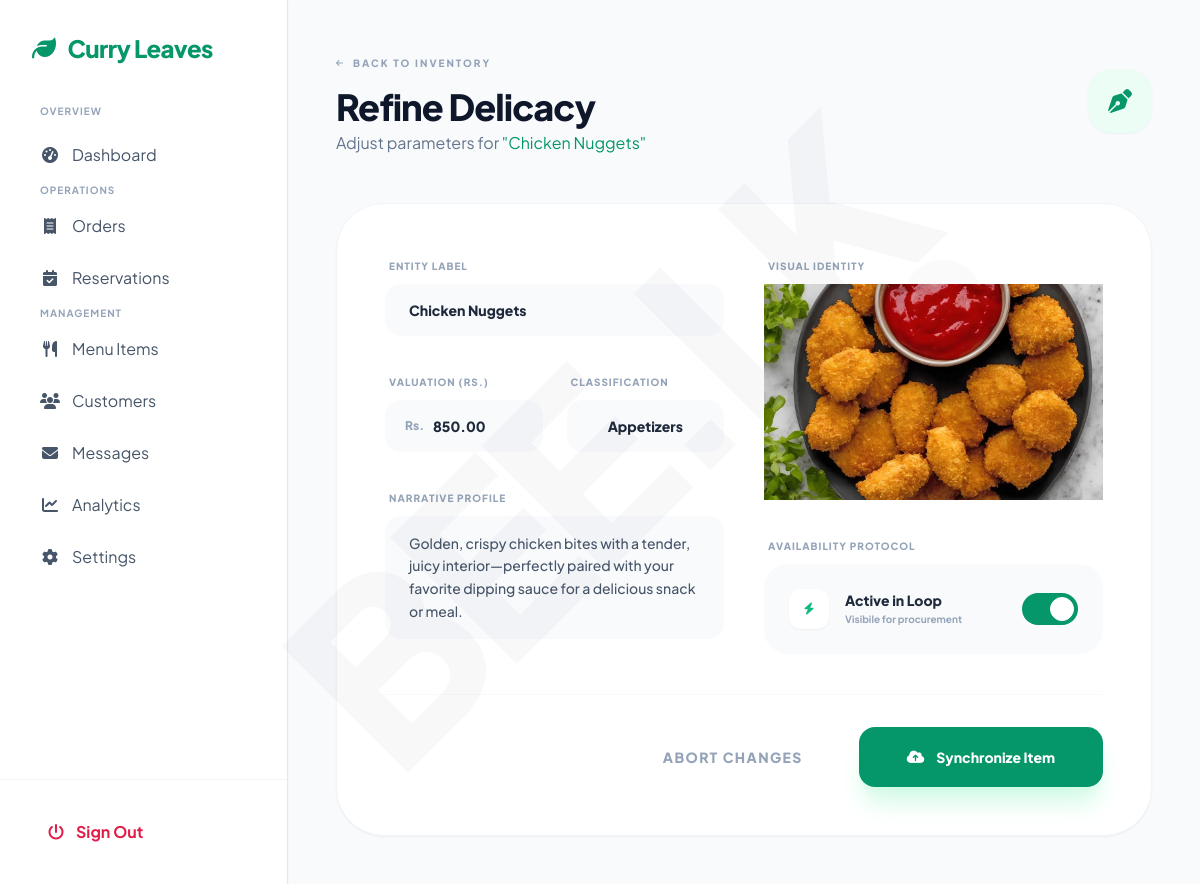
/edit_menu.php?id=8 (signed in), run on the app's committed database.
### tables this page shows
CREATE TABLE `menu_items` (
  `item_id` int(11) NOT NULL,
  `name` varchar(100) NOT NULL,
  `price` decimal(10,2) NOT NULL,
  `category` varchar(50) DEFAULT NULL,
  `image_path` varchar(255) DEFAULT NULL,
  `description` text DEFAULT NULL,
  `is_available` tinyint(1) DEFAULT 1,
  `created_at` timestamp NULL DEFAULT current_timestamp()
);

### edit_menu.php (the view, shortened to what this page needs)
<?php
require 'db.php';
$item_id = intval($_GET['id']);
$sql = "SELECT * FROM menu_items WHERE item_id = ?";
$stmt = $conn->prepare($sql);
$stmt->bind_param("i", $item_id);
$stmt->execute();
$result = $stmt->get_result();
$menu_item = $result->fetch_assoc();
$name = $menu_item['name'];
$description = $menu_item['description'];
$price = $menu_item['price'];
$category = $menu_item['category'];
$image_path = $menu_item['image_path'];
$available_categories = ['Appetizers', 'Main Course', 'Desserts', 'Drinks', 'Salads', 'Specials', 'Soups', 'Breakfast', 'Sides'];
include 'includes/head.php';
?>
<?php include 'includes/sidebar.php'; ?>
<main class="flex-1 lg:ml-72 p-4 md:p-8 lg:p-12 transition-all duration-300 min-w-0">
    <div class="max-w-4xl mx-auto fade-in">
        <div class="flex flex-col md:flex-row items-start md:items-center justify-between mb-8 md:mb-12 gap-6">
            <div>
                <a href="view_menu.php" class="inline-flex items-center gap-2 text-[10px] font-black uppercase tracking-[0.2em] text-slate-400 hover:text-emerald-600 transition-colors mb-4">
                    <i class="fas fa-arrow-left text-[8px]"></i> Back to Inventory
                </a>
                <h1 class="text-3xl md:text-4xl font-extrabold text-slate-900 tracking-tight">Refine Delicacy</h1>
                <p class="text-slate-500 mt-1">Adjust parameters for <span class="text-emerald-600">"<?= htmlspecialchars($name) ?>"</span></p>
            </div>
            <div class="h-16 w-16 rounded-3xl bg-emerald-50 text-emerald-600 flex items-center justify-center text-2xl shadow-sm">
                <i class="fas fa-pen-nib"></i>
            </div>
        </div>
        <div class="bg-white rounded-[3rem] p-8 md:p-12 shadow-sm border border-slate-100 relative overflow-hidden">
            <div class="absolute top-0 right-0 p-12 opacity-[0.02] pointer-events-none">
            </div>
            <form method="POST" enctype="multipart/form-data" class="space-y-10 relative z-10">
                <div class="grid grid-cols-1 md:grid-cols-2 gap-10">
                    <div class="space-y-8">
                        <div class="space-y-2">
                            <label class="text-[10px] font-black uppercase text-slate-400 tracking-widest ml-1">Entity Label</label>
                            <input type="text" name="name" value="<?= htmlspecialchars($name) ?>" required class="w-full bg-slate-50 border-none rounded-2xl px-6 py-4 text-sm font-black text-slate-800 outline-none focus:ring-2 focus:ring-emerald-500 transition-all">
                        </div>
                        <div class="grid grid-cols-2 gap-6">
                            <div class="space-y-2">
                                <label class="text-[10px] font-black uppercase text-slate-400 tracking-widest ml-1">Valuation (Rs.)</label>
                                <div class="relative">
                                    <span class="absolute left-5 top-1/2 -translate-y-1/2 text-slate-400 font-black text-xs">Rs.</span>
                                    <input type="number" name="price" value="<?= htmlspecialchars($price) ?>" step="0.01" required class="w-full bg-slate-50 border-none rounded-2xl pl-12 pr-6 py-4 text-sm font-black text-slate-800 outline-none focus:ring-2 focus:ring-emerald-500 transition-all">
                                </div>
                            </div>
                            <div class="space-y-2">
                                <label class="text-[10px] font-black uppercase text-slate-400 tracking-widest ml-1">Classification</label>
                                <select name="category" required class="w-full bg-slate-50 border-none rounded-2xl px-6 py-4 text-sm font-black text-slate-800 outline-none focus:ring-2 focus:ring-emerald-500 transition-all appearance-none text-center">
                                    <?php foreach ($available_categories as $cat): ?>
                                        <option value="<?= htmlspecialchars($cat) ?>" <?= ($category === $cat) ? 'selected' : '' ?>>
                                            <?= htmlspecialchars($cat) ?>
                                        </option>
                                    <?php endforeach; ?>
                                </select>
                            </div>
                        </div>
                        <div class="space-y-2">
                            <label class="text-[10px] font-black uppercase text-slate-400 tracking-widest ml-1">Narrative Profile</label>
                            <textarea name="description" rows="4" class="w-full bg-slate-50 border-none rounded-2xl px-6 py-4 text-sm font-medium text-slate-600 outline-none focus:ring-2 focus:ring-emerald-500 transition-all resize-none leading-relaxed"><?= htmlspecialchars($description) ?></textarea>
                        </div>
                    </div>
                    <div class="space-y-8">
                        <div class="space-y-2">
                            <label class="text-[10px] font-black uppercase text-slate-400 tracking-widest ml-1">Visual Identity</label>
                            <div class="relative group h-[216px]">
                                <div id="dropZone" class="w-full h-full bg-slate-50 border-2 border-dashed border-slate-200 rounded-3xl flex flex-col items-center justify-center text-slate-400 group-hover:bg-emerald-50 group-hover:border-emerald-200 transition-all p-8 text-center overflow-hidden">
                                     <?php if(!empty($image_path)): ?>
                                        <div id="previewContainer" class="absolute inset-0">
                                            <img id="imagePreview" src="<?= htmlspecialchars($image_path) ?>" class="w-full h-full object-cover">
                                        </div>
                                     <?php endif; ?>
                                </div>
                            </div>
                        </div>
                        <div class="space-y-2">
                            <label class="text-[10px] font-black uppercase text-slate-400 tracking-widest ml-1">Availability Protocol</label>
                            <label class="flex items-center justify-between p-6 bg-slate-50 rounded-3xl border border-transparent hover:border-emerald-100 transition-all group/item cursor-pointer">
                                <div class="flex items-center gap-4">
                                    <div class="h-10 w-10 rounded-xl bg-white text-emerald-500 flex items-center justify-center shadow-sm">
                                        <i class="fas fa-bolt text-xs"></i>
                                    </div>
                                    <div>
                                        <h3 class="font-black text-slate-800 text-sm">Active in Loop</h3>
                                        <p class="text-[10px] text-slate-400 font-bold mt-0.5">Visibile for procurement</p>
                                    </div>
                                </div>
                                <div class="relative inline-flex items-center">
                                    <div class="w-14 h-8 bg-slate-200 peer-focus:outline-none rounded-full peer peer-checked:after:translate-x-6 peer-checked:after:border-white after:content-[''] after:absolute after:top-[4px] after:left-[4px] after:bg-white after:border-gray-300 after:border after:rounded-full after:h-6 after:w-6 after:transition-all peer-checked:bg-emerald-600"></div>
                                </div>
                            </label>
                        </div>
                    </div>
                </div>
                <div class="pt-8 border-t border-slate-50 flex flex-col md:flex-row items-center justify-end gap-4">
                    <a href="view_menu.php" class="w-full md:w-auto text-center px-10 py-5 rounded-2xl font-black text-sm text-slate-400 hover:text-slate-600 transition-all uppercase tracking-widest">Abort Changes</a>
                    <button type="submit" class="w-full md:w-auto bg-emerald-600 text-white px-12 py-5 rounded-2xl font-black text-sm hover:bg-emerald-700 transition-all shadow-xl shadow-emerald-100 hover:-translate-y-1 flex items-center justify-center gap-3">
                        <i class="fas fa-cloud-arrow-up"></i> Synchronize Item
                    </button>
                </div>
            </form>
        </div>
    </div>
</main>
</body>
</html>
</body>
</html>

### includes/head.php (style rules this page uses)
body { font-family: 'Plus Jakarta Sans', sans-serif; background-color: #f8fafc; }
.fade-in { animation: fadeIn 0.5s ease-out forwards; }

### data on the page
menu_items: name "Chicken Nuggets", price "850.00", category "Appetizers", description "Golden, crispy chicken bites with a tender, juicy interior—perfectly paired with your favorite dipping sauce for a delicious snack or meal.", image_path (picture)
